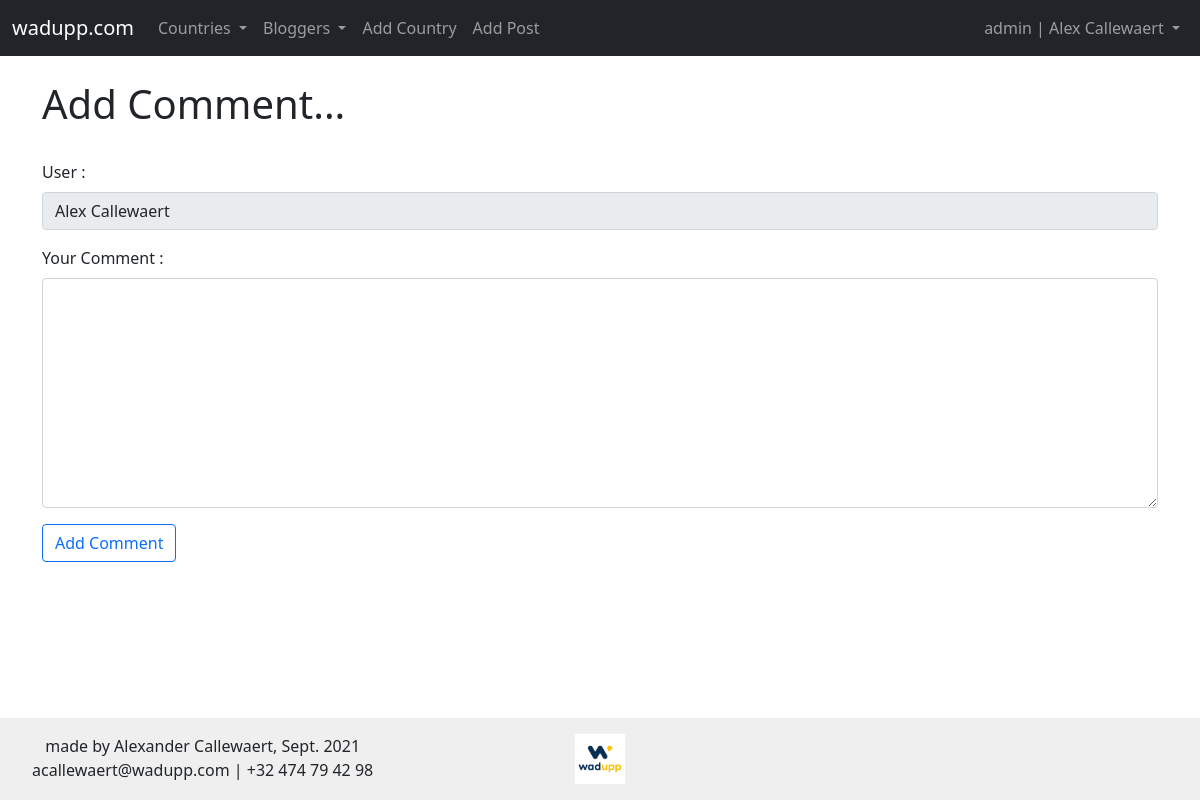
The page /article/1/comment (signed in) on the database its author committed.
### myblog/models.py (models this page shows)
class User(AbstractUser):
   Allow_to_post = models.BooleanField(default=False)

### myblog/views.py (the view)
# urls.py: path('article/<int:pk>/comment', add_comments, name = "add_comment"),
def add_comments(request, pk):
	get_post = Post.objects.get(id=pk)
	print(get_post)
	context = {'get_post':get_post}
	return render(request, 'add_comment.html', context)

### myblog/models.py (called while the page is built)
	def __str__(self):
		return self.title + ' | ' + str(self.author)

### myblog/templates/add_comment.html (shortened to what this page needs)
{% extends 'base.html' %}
{% block content %}
	<h1>Add Comment...</h1>
	<br/>
	<div class = "form-group">
		<form method = "POST" action="{% url 'save_comment' %}">{% csrf_token %}
			<div class="mb-3">
				<label class="form-label">User :</label>
				<input class="form-control" type="text" value="{% if request.user.first_name or request.user.last_name %}{{request.user.first_name}} {{request.user.last_name}}{% else %}{{request.user.username}}{% endif %}" disabled>
			  </div>
			<div class="mb-3">
				<label class="form-label">Your Comment :</label>
				<textarea class="form-control" name="comment" rows="9"></textarea>
			  </div>
			<button class="btn btn-outline-primary">Add Comment</button><br/><br/>
	</div>
{% endblock %}

### myblog/templates/base.html (shortened to what this page needs)
<!doctype html>
<html lang="en">
  <head>
    <link href="https://cdn.jsdelivr.net/npm/bootstrap@5.1.1/dist/css/bootstrap.min.css" rel="stylesheet">
  </head>
  <body>
    <nav class="navbar navbar-expand-lg navbar-dark bg-dark">
  <div class="container-fluid">
    <a class="navbar-brand" href="{% url 'home' %}">wadupp.com</a>
    <div class="collapse navbar-collapse" id="navbarSupportedContent">
      <ul class="navbar-nav me-auto mb-2 mb-lg-0">
        <li class="nav-item dropdown">
          <a class="nav-link dropdown-toggle" href="#" id="navbarDropdown" role="button" data-bs-toggle="dropdown" aria-expanded="false">
            Countries
          </a>
        </li>
        <li class="nav-item dropdown">
          <a class="nav-link dropdown-toggle" href="#" id="navbarDropdown1" role="button" data-bs-toggle="dropdown" aria-expanded="false">
            Bloggers
          </a>
        </li>
        {% if user.is_authenticated %}
          {% if user.Allow_to_post %}
            <li class="nav-item">
              <a class="nav-link" href="{% url 'add_category' %}">Add Country</a>
            </li>
            <li class="nav-item">
              <a class="nav-link" href="{% url 'add_post' %}">Add Post</a>
            </li>
          {% endif %}
        {% endif %}
      </ul>
  {% if user.is_authenticated %}
      <ul class="navbar-nav ml-auto mb-2 mb-lg-0">
        <li class="nav-item dropdown">
            <a class="nav-link dropdown-toggle" href="#" id="navbarDropdown" role="button" data-bs-toggle="dropdown" aria-expanded="false">
              {{ user.username }} | {{ user.first_name }} {{ user.last_name }}
            </a>
        </li>
      </ul>
  {% endif %}
    </div>
  </div>
</nav>
    <br/>
    <div class = "container">
      {% block content %}
      {% endblock %}
    </div>
  </body>
  <br>
  <br>
  <br>
  <br>
<footer>
  <div class="row">
    <div class="col-md-4" align="center">
      made by Alexander Callewaert, Sept. 2021 <br/>
      acallewaert@wadupp.com | +32 474 79 42 98
    </div>
    <div class="col-md-4" align="center"><img src="/media/images/profile/Wadupp_white_BG.png" width = 50 height = 50></div>
    <div class="col-md-4" align="center">
    </div>
  </div>
</footer>
</html>

### myblog/templates/base.html (style rules this page uses)
footer { position: fixed; right: 0; bottom: 0; left: 0; width:100%; padding: 1rem; background-color: #efefef; text-align: center; }

### rows shown on the page
User: username "admin", first_name "Alex", last_name "Callewaert", first_name+last_name "Alex Callewaert"
